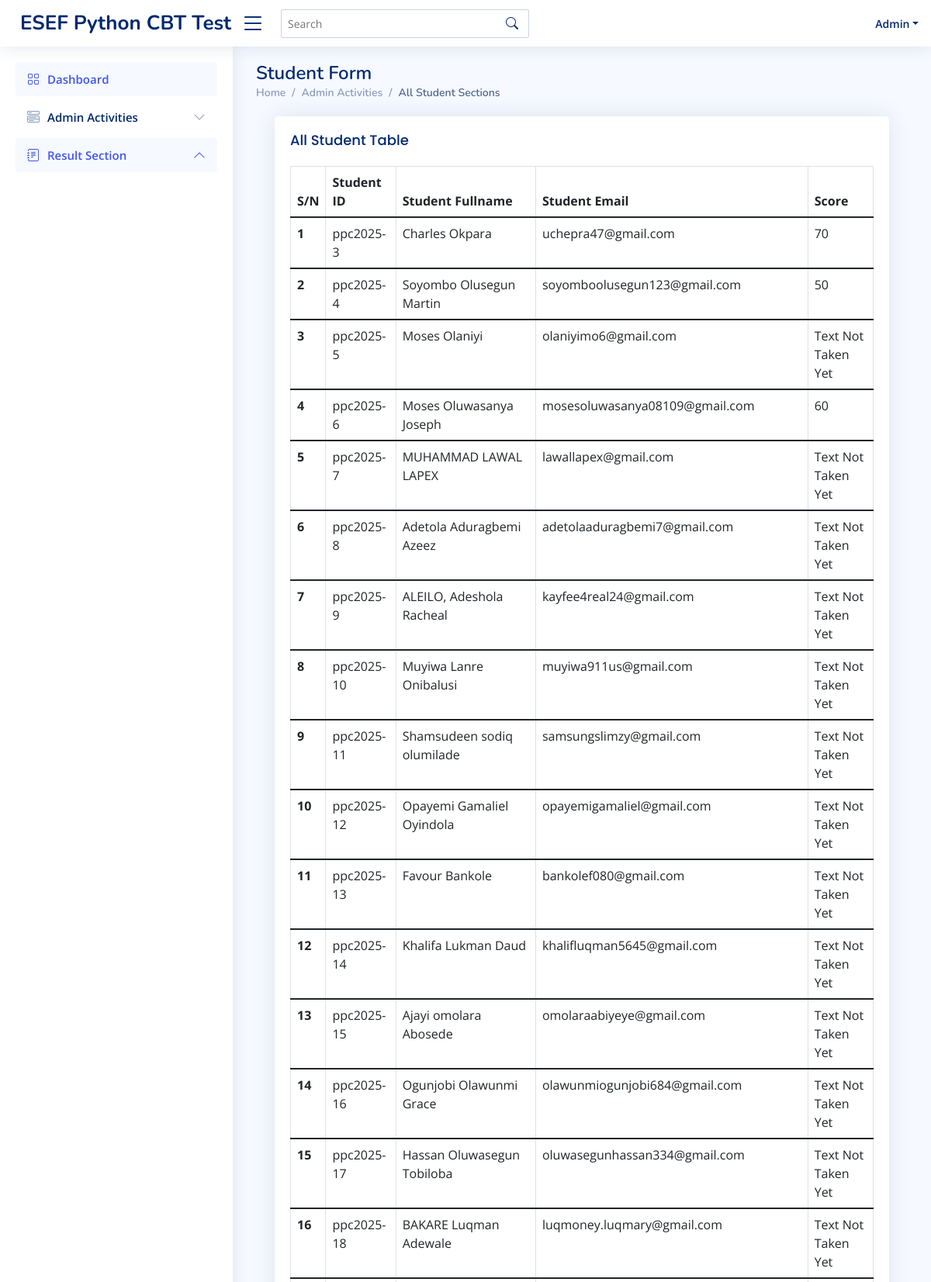
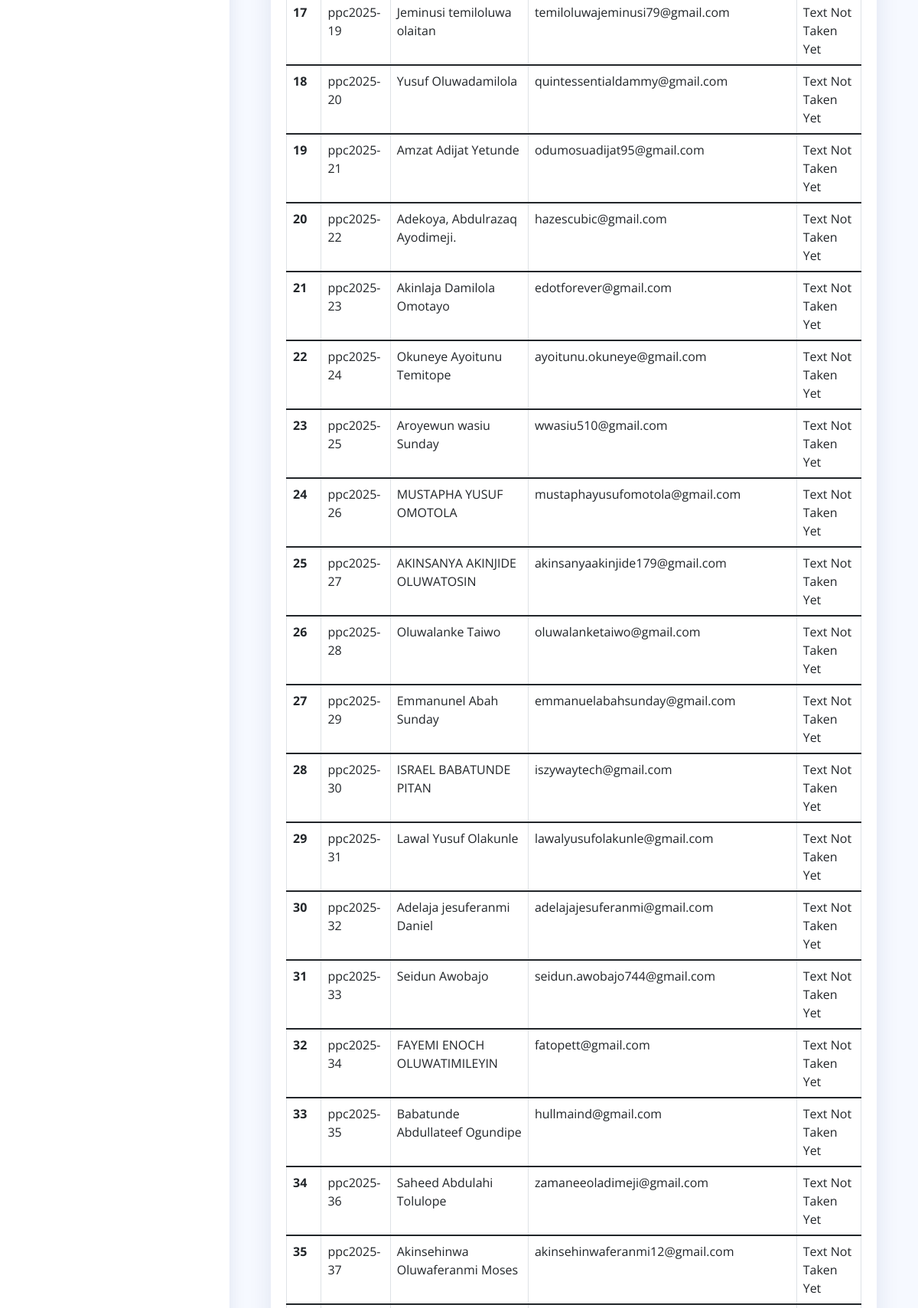
The app's page /all_student (signed in, upper part) with its own data (2 pictures, top to bottom).
### cbt_test/models.py (models this page shows, shortened)
class Student(db.Model):
    id = db.Column(db.Integer, primary_key=True)
    studentID = db.Column(db.String(25), unique=True, nullable=False)
    fullname = db.Column(db.String(60), nullable=False)
    email = db.Column(db.String(120), unique=True, nullable=False)
    score = db.Column(db.Integer, nullable=True)
    status = db.Column(db.String(25), nullable=False, default='Text Not Taken Yet')

### cbt_test/routes.py (the view, shortened to what this page needs)
@main.route("/all_student", methods=['GET', 'POST'])
@login_required
def allStudent():
    students=Student.query.all()
    form = downloadAllStudent()
    return render_template("all_student.html", students=students, form=form)

### cbt_test/forms.py
class downloadAllStudent(FlaskForm):
    download = SubmitField('Download Student Details as PDF')

### cbt_test/models.py (called while the page is built)
@loginManager.user_loader
def loadUser(userID):
    return Admin.query.get(int(userID))

### cbt_test/templates/all_student.html (shortened to what this page needs)
{% extends "layout.html" %}
    {% block content %}
    <main id="main" class="main">
        <div class="pagetitle">
            <h1>Student Form</h1>
                <nav>
                    <ol class="breadcrumb">
                    <li class="breadcrumb-item"><a href="{{ url_for('main.home') }}">Home</a></li>
                    <li class="breadcrumb-item">Admin Activities</li>
                    <li class="breadcrumb-item active">All Student Sections</li>
                    </ol>
                </nav>
        </div>
        <div class="container">
            <section class="section register min-vh-200 d-flex flex-column  py-1">
                <div class="container">
                    <div class="row ">
                        <div class="col-lg-12">
                                <form method="POST" action="">
                                    <div class="card">
                                        <div class="card-body">
                                            <h5 class="card-title">All Student Table</h5>
                                            <table class="table table-bordered">
                                                <thead>
                                                <tr>
                                                    <th scope="col">S/N</th>
                                                    <th scope="col">Student ID</th>
                                                    <th scope="col">Student Fullname</th>
                                                    <th scope="col">Student Email</th>
                                                    <th scope="col">Score</th>
                                                </tr>
                                                </thead>
                                                {% for student in students %}
                                                    <tbody>
                                                        <tr>
                                                            <th scope="row">{{ loop.index }}</th>
                                                            <td>{{ student.studentID }}</td>
                                                            <td>{{ student.fullname }}</td>
                                                            <td>{{ student.email }}</td>
                                                            {% if student.score == None %}
                                                                <td>{{ student.status }}</td>
                                                            {% else %}
                                                                <td>{{ student.score }}</td>
                                                            {% endif %}
                                                        </tr>
                                                    </tbody>
                                                {% endfor %}
                                            </table>
                                        </div>
                                    </div>
                                </form>
                            </div>
                        </div>
                    </div>
                </div>
      </main>
    {% endblock %}

### cbt_test/static/style.css (style rules this page uses)
:root { scroll-behavior: smooth; }
body { font-family: "Open Sans", sans-serif; background: #f6f9ff; color: #444444; }
a { color: #4154f1; text-decoration: none; }
h1, h2, h3, h4, h5, h6 { font-family: "Nunito", sans-serif; }
#main { margin-top: 60px; padding: 20px 30px; transition: all 0.3s; }
.pagetitle { margin-bottom: 10px; }
.pagetitle h1 { font-size: 24px; margin-bottom: 0; font-weight: 600; color: #012970; }
.card { margin-bottom: 30px; border: none; border-radius: 5px; box-shadow: 0px 0 30px rgba(1, 41, 112, 0.1); }
.card-title { padding: 20px 0 15px 0; font-size: 18px; font-weight: 500; color: #012970; font-family: "Poppins", sans-serif; }
.card-body { padding: 0 20px 20px 20px; }
.breadcrumb { font-size: 14px; font-family: "Nunito", sans-serif; color: #899bbd; font-weight: 600; }
.breadcrumb a { color: #899bbd; transition: 0.3s; }
.breadcrumb .breadcrumb-item::before { color: #899bbd; }
.breadcrumb .active { color: #51678f; font-weight: 600; }
@media (min-width: 1200px) { #main, #footer { margin-left: 300px; } }

### records on screen
Student: studentID "ppc2025-3", fullname "Charles Okpara", email "uchepra47@gmail.com", score "70"
Student: studentID "ppc2025-4", fullname "Soyombo Olusegun Martin", email "soyomboolusegun123@gmail.com", score "50"
Student: studentID "ppc2025-5", fullname "Moses Olaniyi", email "olaniyimo6@gmail.com", status "Text Not Taken Yet"
Student: studentID "ppc2025-6", fullname "Moses Oluwasanya Joseph", email "mosesoluwasanya08109@gmail.com", score "60"
Student: studentID "ppc2025-7", fullname "MUHAMMAD LAWAL LAPEX", email "lawallapex@gmail.com", status "Text Not Taken Yet"
Student: studentID "ppc2025-8", fullname "Adetola Aduragbemi Azeez", email "adetolaaduragbemi7@gmail.com", status "Text Not Taken Yet"
Student: studentID "ppc2025-9", fullname "ALEILO, Adeshola Racheal", email "kayfee4real24@gmail.com", status "Text Not Taken Yet"
Student: studentID "ppc2025-10", fullname "Muyiwa Lanre Onibalusi", email "muyiwa911us@gmail.com", status "Text Not Taken Yet"
Student: studentID "ppc2025-11", fullname "Shamsudeen sodiq olumilade", email "samsungslimzy@gmail.com", status "Text Not Taken Yet"
Student: studentID "ppc2025-12", fullname "Opayemi Gamaliel Oyindola", email "opayemigamaliel@gmail.com", status "Text Not Taken Yet"
Student: studentID "ppc2025-13", fullname "Favour Bankole", email "bankolef080@gmail.com", status "Text Not Taken Yet"
Student: studentID "ppc2025-14", fullname "Khalifa Lukman Daud", email "khalifluqman5645@gmail.com", status "Text Not Taken Yet"
Student: studentID "ppc2025-15", fullname "Ajayi omolara Abosede", email "omolaraabiyeye@gmail.com", status "Text Not Taken Yet"
Student: studentID "ppc2025-16", fullname "Ogunjobi Olawunmi Grace", email "olawunmiogunjobi684@gmail.com", status "Text Not Taken Yet"
Student: studentID "ppc2025-17", fullname "Hassan Oluwasegun Tobiloba", email "oluwasegunhassan334@gmail.com", status "Text Not Taken Yet"
Student: studentID "ppc2025-18", fullname "BAKARE Luqman Adewale", email "luqmoney.luqmary@gmail.com", status "Text Not Taken Yet"
Student: studentID "ppc2025-19", fullname "Jeminusi temiloluwa olaitan", email "temiloluwajeminusi79@gmail.com", status "Text Not Taken Yet"
Student: studentID "ppc2025-20", fullname "Yusuf Oluwadamilola", email "quintessentialdammy@gmail.com", status "Text Not Taken Yet"
Student: studentID "ppc2025-21", fullname "Amzat Adijat Yetunde", email "odumosuadijat95@gmail.com", status "Text Not Taken Yet"
Student: studentID "ppc2025-22", fullname "Adekoya, Abdulrazaq Ayodimeji.", email "hazescubic@gmail.com", status "Text Not Taken Yet"
Student: studentID "ppc2025-23", fullname "Akinlaja Damilola Omotayo", email "edotforever@gmail.com", status "Text Not Taken Yet"
Student: studentID "ppc2025-24", fullname "Okuneye Ayoitunu Temitope", email "ayoitunu.okuneye@gmail.com", status "Text Not Taken Yet"
Student: studentID "ppc2025-25", fullname "Aroyewun wasiu Sunday", email "wwasiu510@gmail.com", status "Text Not Taken Yet"
Student: studentID "ppc2025-26", fullname "MUSTAPHA YUSUF OMOTOLA", email "mustaphayusufomotola@gmail.com", status "Text Not Taken Yet"
Student: studentID "ppc2025-27", fullname "AKINSANYA AKINJIDE OLUWATOSIN", email "akinsanyaakinjide179@gmail.com", status "Text Not Taken Yet"
Student: studentID "ppc2025-28", fullname "Oluwalanke Taiwo", email "oluwalanketaiwo@gmail.com", status "Text Not Taken Yet"
Student: studentID "ppc2025-29", fullname "Emmanunel Abah Sunday", email "emmanuelabahsunday@gmail.com", status "Text Not Taken Yet"
Student: studentID "ppc2025-30", fullname "ISRAEL BABATUNDE PITAN", email "iszywaytech@gmail.com", status "Text Not Taken Yet"
Student: studentID "ppc2025-31", fullname "Lawal Yusuf Olakunle", email "lawalyusufolakunle@gmail.com", status "Text Not Taken Yet"
Student: studentID "ppc2025-32", fullname "Adelaja jesuferanmi Daniel", email "adelajajesuferanmi@gmail.com", status "Text Not Taken Yet"
Student: studentID "ppc2025-33", fullname "Seidun Awobajo", email "seidun.awobajo744@gmail.com", status "Text Not Taken Yet"
Student: studentID "ppc2025-34", fullname "FAYEMI ENOCH OLUWATIMILEYIN", email "fatopett@gmail.com", status "Text Not Taken Yet"
Student: studentID "ppc2025-35", fullname "Babatunde Abdullateef Ogundipe", email "hullmaind@gmail.com", status "Text Not Taken Yet"
Student: studentID "ppc2025-36", fullname "Saheed Abdulahi Tolulope", email "zamaneeoladimeji@gmail.com", status "Text Not Taken Yet"
Student: studentID "ppc2025-37", fullname "Akinsehinwa Oluwaferanmi Moses", email "akinsehinwaferanmi12@gmail.com", status "Text Not Taken Yet"
